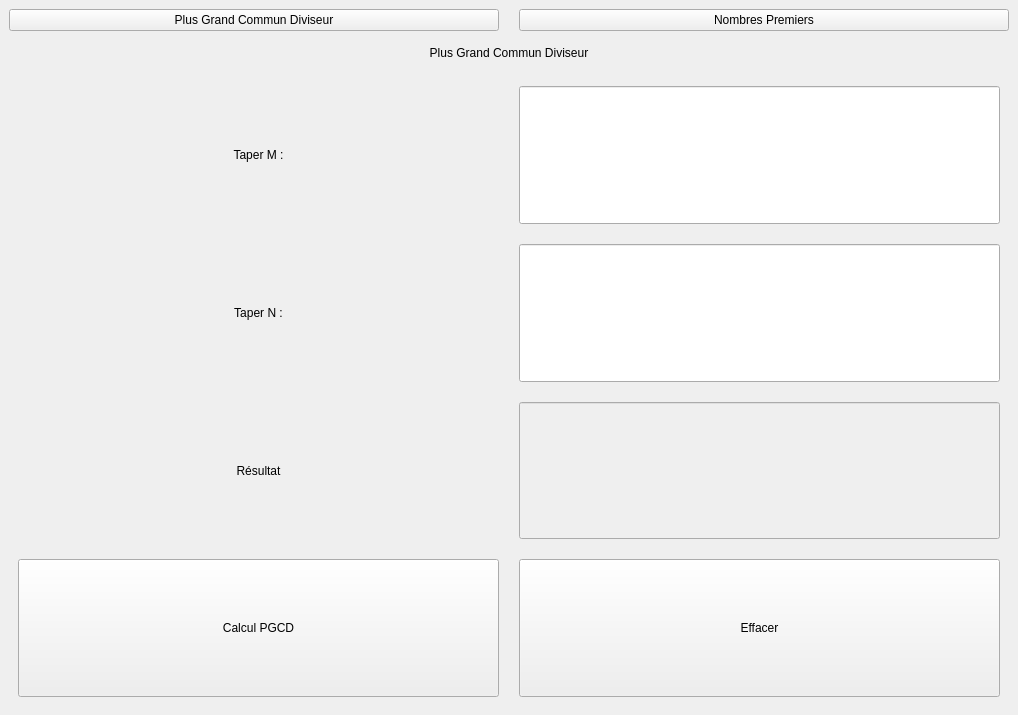
<?xml version="1.0" encoding="UTF-8"?>
<ui version="4.0">
 <class>MainWindow</class>
 <widget class="QMainWindow" name="MainWindow">
  <property name="geometry">
   <rect>
    <x>0</x>
    <y>0</y>
    <width>1018</width>
    <height>715</height>
   </rect>
  </property>
  <property name="windowTitle">
   <string>MainWindow</string>
  </property>
  <widget class="QWidget" name="centralwidget">
   <layout class="QVBoxLayout" name="verticalLayout_3">
    <item>
     <layout class="QVBoxLayout" name="main_layout">
      <item>
       <layout class="QHBoxLayout" name="main_button_layout">
        <property name="spacing">
         <number>20</number>
        </property>
        <item>
         <widget class="QPushButton" name="pgcd_button">
          <property name="text">
           <string>Plus Grand Commun Diviseur</string>
          </property>
         </widget>
        </item>
        <item>
         <widget class="QPushButton" name="prime_button">
          <property name="text">
           <string>Nombres Premiers</string>
          </property>
         </widget>
        </item>
       </layout>
      </item>
      <item>
       <widget class="QStackedWidget" name="stacked">
        <property name="currentIndex">
         <number>0</number>
        </property>
        <widget class="QWidget" name="pgcd">
         <layout class="QVBoxLayout" name="verticalLayout">
          <item>
           <layout class="QVBoxLayout" name="pgcd_layout">
            <item>
             <widget class="QLabel" name="pgcd_title_label">
              <property name="sizePolicy">
               <sizepolicy hsizetype="MinimumExpanding" vsizetype="Preferred">
                <horstretch>0</horstretch>
                <verstretch>0</verstretch>
               </sizepolicy>
              </property>
              <property name="text">
               <string>Plus Grand Commun Diviseur</string>
              </property>
              <property name="alignment">
               <set>Qt::AlignCenter</set>
              </property>
             </widget>
            </item>
            <item>
             <layout class="QGridLayout" name="pgcd_util_layout">
              <property name="topMargin">
               <number>20</number>
              </property>
              <property name="spacing">
               <number>20</number>
              </property>
              <item row="2" column="1">
               <widget class="QLineEdit" name="pgcd_result_edit">
                <property name="enabled">
                 <bool>false</bool>
                </property>
                <property name="sizePolicy">
                 <sizepolicy hsizetype="MinimumExpanding" vsizetype="MinimumExpanding">
                  <horstretch>0</horstretch>
                  <verstretch>0</verstretch>
                 </sizepolicy>
                </property>
                <property name="alignment">
                 <set>Qt::AlignCenter</set>
                </property>
               </widget>
              </item>
              <item row="0" column="0">
               <widget class="QLabel" name="pgcd_m_label">
                <property name="sizePolicy">
                 <sizepolicy hsizetype="MinimumExpanding" vsizetype="MinimumExpanding">
                  <horstretch>0</horstretch>
                  <verstretch>0</verstretch>
                 </sizepolicy>
                </property>
                <property name="text">
                 <string>Taper M :</string>
                </property>
                <property name="alignment">
                 <set>Qt::AlignCenter</set>
                </property>
               </widget>
              </item>
              <item row="0" column="1">
               <widget class="QLineEdit" name="pgcd_m_edit">
                <property name="sizePolicy">
                 <sizepolicy hsizetype="MinimumExpanding" vsizetype="MinimumExpanding">
                  <horstretch>0</horstretch>
                  <verstretch>0</verstretch>
                 </sizepolicy>
                </property>
                <property name="alignment">
                 <set>Qt::AlignCenter</set>
                </property>
               </widget>
              </item>
              <item row="1" column="0">
               <widget class="QLabel" name="pgcd_n_label">
                <property name="sizePolicy">
                 <sizepolicy hsizetype="MinimumExpanding" vsizetype="MinimumExpanding">
                  <horstretch>0</horstretch>
                  <verstretch>0</verstretch>
                 </sizepolicy>
                </property>
                <property name="text">
                 <string>Taper N :</string>
                </property>
                <property name="alignment">
                 <set>Qt::AlignCenter</set>
                </property>
               </widget>
              </item>
              <item row="3" column="1">
               <widget class="QPushButton" name="pgcd_clear_button">
                <property name="sizePolicy">
                 <sizepolicy hsizetype="MinimumExpanding" vsizetype="MinimumExpanding">
                  <horstretch>0</horstretch>
                  <verstretch>0</verstretch>
                 </sizepolicy>
                </property>
                <property name="text">
                 <string>Effacer</string>
                </property>
               </widget>
              </item>
              <item row="1" column="1">
               <widget class="QLineEdit" name="pgcd_n_edit">
                <property name="sizePolicy">
                 <sizepolicy hsizetype="MinimumExpanding" vsizetype="MinimumExpanding">
                  <horstretch>0</horstretch>
                  <verstretch>0</verstretch>
                 </sizepolicy>
                </property>
                <property name="alignment">
                 <set>Qt::AlignCenter</set>
                </property>
               </widget>
              </item>
              <item row="3" column="0">
               <widget class="QPushButton" name="pgcd_calcul_button">
                <property name="sizePolicy">
                 <sizepolicy hsizetype="MinimumExpanding" vsizetype="MinimumExpanding">
                  <horstretch>0</horstretch>
                  <verstretch>0</verstretch>
                 </sizepolicy>
                </property>
                <property name="text">
                 <string>Calcul PGCD</string>
                </property>
               </widget>
              </item>
              <item row="2" column="0">
               <widget class="QLabel" name="pgcd_result_label">
                <property name="sizePolicy">
                 <sizepolicy hsizetype="MinimumExpanding" vsizetype="MinimumExpanding">
                  <horstretch>0</horstretch>
                  <verstretch>0</verstretch>
                 </sizepolicy>
                </property>
                <property name="text">
                 <string>Résultat</string>
                </property>
                <property name="alignment">
                 <set>Qt::AlignCenter</set>
                </property>
               </widget>
              </item>
             </layout>
            </item>
           </layout>
          </item>
         </layout>
        </widget>
        <widget class="QWidget" name="prime">
         <layout class="QVBoxLayout" name="verticalLayout_2">
          <item>
           <layout class="QVBoxLayout" name="prime_layout">
            <item>
             <widget class="QLabel" name="prime_title_label">
              <property name="sizePolicy">
               <sizepolicy hsizetype="MinimumExpanding" vsizetype="Preferred">
                <horstretch>0</horstretch>
                <verstretch>0</verstretch>
               </sizepolicy>
              </property>
              <property name="text">
               <string>Nombres Premiers</string>
              </property>
              <property name="alignment">
               <set>Qt::AlignCenter</set>
              </property>
             </widget>
            </item>
            <item>
             <layout class="QGridLayout" name="prime_util_layout">
              <property name="leftMargin">
               <number>0</number>
              </property>
              <property name="topMargin">
               <number>20</number>
              </property>
              <property name="rightMargin">
               <number>0</number>
              </property>
              <property name="bottomMargin">
               <number>0</number>
              </property>
              <property name="spacing">
               <number>20</number>
              </property>
              <item row="0" column="1">
               <widget class="QLineEdit" name="prime_nb_edit">
                <property name="sizePolicy">
                 <sizepolicy hsizetype="MinimumExpanding" vsizetype="MinimumExpanding">
                  <horstretch>0</horstretch>
                  <verstretch>0</verstretch>
                 </sizepolicy>
                </property>
               </widget>
              </item>
              <item row="1" column="0">
               <widget class="QLabel" name="prime_result_label">
                <property name="sizePolicy">
                 <sizepolicy hsizetype="MinimumExpanding" vsizetype="MinimumExpanding">
                  <horstretch>0</horstretch>
                  <verstretch>0</verstretch>
                 </sizepolicy>
                </property>
                <property name="text">
                 <string>Résultat</string>
                </property>
                <property name="alignment">
                 <set>Qt::AlignCenter</set>
                </property>
               </widget>
              </item>
              <item row="0" column="0">
               <widget class="QLabel" name="prime_nb_label">
                <property name="sizePolicy">
                 <sizepolicy hsizetype="MinimumExpanding" vsizetype="MinimumExpanding">
                  <horstretch>0</horstretch>
                  <verstretch>0</verstretch>
                 </sizepolicy>
                </property>
                <property name="text">
                 <string>Taper N :</string>
                </property>
                <property name="alignment">
                 <set>Qt::AlignCenter</set>
                </property>
               </widget>
              </item>
              <item row="1" column="1">
               <widget class="QLineEdit" name="prime_result_edit">
                <property name="enabled">
                 <bool>false</bool>
                </property>
                <property name="sizePolicy">
                 <sizepolicy hsizetype="MinimumExpanding" vsizetype="MinimumExpanding">
                  <horstretch>0</horstretch>
                  <verstretch>0</verstretch>
                 </sizepolicy>
                </property>
               </widget>
              </item>
              <item row="2" column="0">
               <widget class="QPushButton" name="prime_calcul_button">
                <property name="sizePolicy">
                 <sizepolicy hsizetype="MinimumExpanding" vsizetype="MinimumExpanding">
                  <horstretch>0</horstretch>
                  <verstretch>0</verstretch>
                 </sizepolicy>
                </property>
                <property name="text">
                 <string>Premier ?</string>
                </property>
               </widget>
              </item>
              <item row="2" column="1">
               <widget class="QPushButton" name="prime_clear_button">
                <property name="sizePolicy">
                 <sizepolicy hsizetype="MinimumExpanding" vsizetype="MinimumExpanding">
                  <horstretch>0</horstretch>
                  <verstretch>0</verstretch>
                 </sizepolicy>
                </property>
                <property name="text">
                 <string>Effacer</string>
                </property>
               </widget>
              </item>
             </layout>
            </item>
           </layout>
          </item>
         </layout>
        </widget>
       </widget>
      </item>
     </layout>
    </item>
   </layout>
  </widget>
 </widget>
 <resources/>
 <connections/>
</ui>
